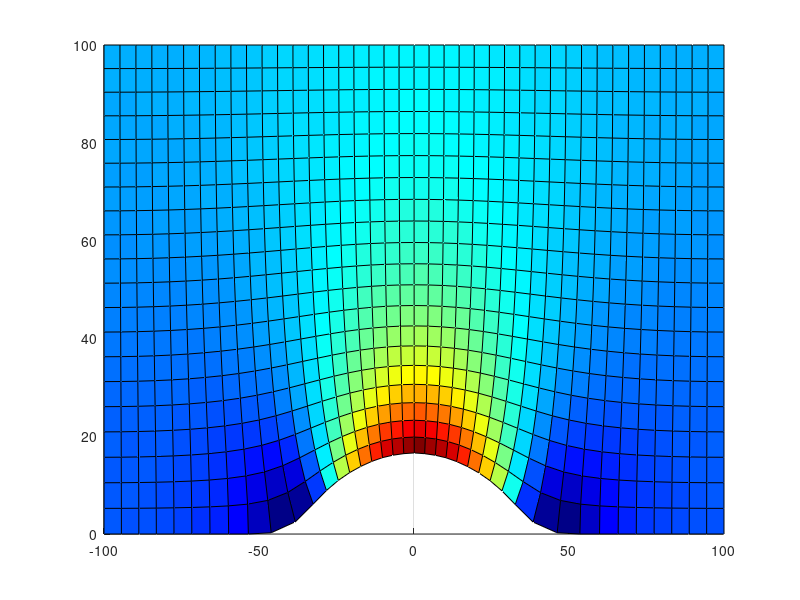

This chart was generated by the following MATLAB code: (Note: this script raises an error after producing the figure.)
%Read in data for a permittivity map and create the irregular grid profile
%in CST. This example uses the permittivity map from a pre-defined
%quasi-optical coordinate transformation used to disguise a bump in a PEC
%ground as described in "Hao et. al. 'Design of a Carpet Cloak to Conceal an Antenna
%Located Underneath', IEEE Trans. Antennas + Propagation, 2012, 
%DOI: 10.1109/TAP.2012.2207058"

%Edit path as required
M = dlmread('permittivityMap.txt');

X = M(:,1);
Y = M(:,2);
Er = M(:,3);
map = jet(128);

X = reshape(X,21,41);
Y = reshape(Y,21,41);
Er = reshape(Er,21,41);

figure;
surf(X,Y,Er)
colormap(map)
view([0 90])

CST = CST_MicrowaveStudio(cd,'test.cst');

ni = sqrt(Er);
nAv = mapAverage(ni);
minn = min(nAv(:));
maxn = max(nAv(:));
            
map = jet(16);

freq = 10;
lamda = 3e8/10e9*1e3;
height = lamda/2;

ii = addGradedIndexMaterialCST_iregular(CST,X,Y,nAv,map,1,'scaleFactor',[1,1,height],'CRange',[minn maxn],'MatchedImpedance',false);
CST.setBackgroundLimits([0 0],[50 0],[0 0])
CST.addFieldMonitor('e-field',f)
CST.addFieldMonitor('farfield',f)
CST.setFreq(10*0.95,10*1.15);
CST.addSymmetryPlane('Z','Electric')

Xmin = min(min(X))-50;
Xmax = max(max(X))+50;
Ymin = min(min(Y));
CST.addBrick([Xmin,Xmax],[Ymin Ymin],[0 height],'Ground1','Component2','PEC');
CST.addCylinder(56.6,55.6,'z',0,-40,[0 height],'cylinder 1','Component2','PEC');

CST.addWaveguidePort('ymax',[-20 20],200, [0 7.1]);
CST.selectSolver('frequency')

% The user should now rotate the waveguide port around the Z axis at X=0, Y=0 by an
% anle of 45 degrees (make sure the 'Rotate axis aligned box' is
% unchecked), before running the simulations and viewing the results. The
% simulation will be much quicker to run if all materials of the same
% permittivity are added together using the booleon operations in CST
% 
%

